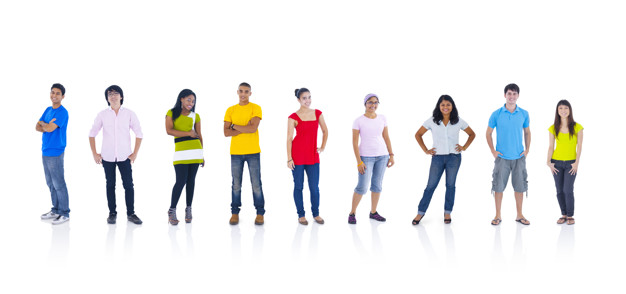
#> input picture Images/people3.jpg, 626 x 294 px
$ python body_detection.py
#> lines starting #> are read from the running program, lines starting #| are printed output that depends on the picture; after the words box and inside, x2 and y2 are one past the last pixel; in counts of white or black regions, pixels touching at a corner belong together
import cv2

image = cv2.imread("Images/people3.jpg")
#> image is the input picture: shape (294, 626, 3); mean B, G, R 234.7, 234.1, 235.2
#image = cv2.resize(image,(800,600))

#convert to grayscale
image_gray = cv2.cvtColor(image,cv2.COLOR_BGR2GRAY)
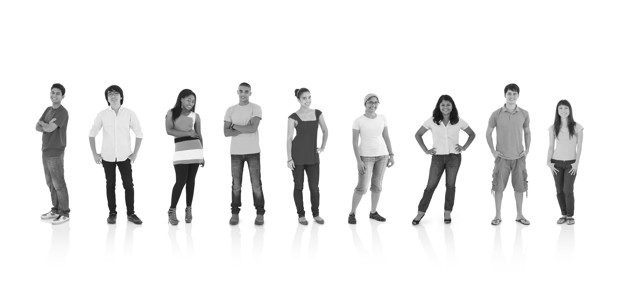
#> image_gray: shape (294, 626); min 15, max 255, mean 234.5

body_detector = cv2.CascadeClassifier("Cascades/fullbody.xml")

body_detections = body_detector.detectMultiScale(image_gray, scaleFactor=1.01,minSize=(50,50))
#> body_detections = [[267, 85, 74, 147], [532, 109, 64, 128], [74, 75, 86, 173], [16, 66, 78, 157], [139, 78, 81, 162], [326, 71, 83, 167], [462, 63, 88, 175], [197, 53, 93, 186], [396, 60, 89, 177]]
#body_detections = body_detector.detectMultiScale(image_gray, scaleFactor=1.3,minSize=(40,40))

#draw rectangles around detections
for(x,y,w,h) in body_detections:
	cv2.rectangle(image, (x,y), (x+w,y+h), (0,255,0), 2)
#> this loop made 9 passes
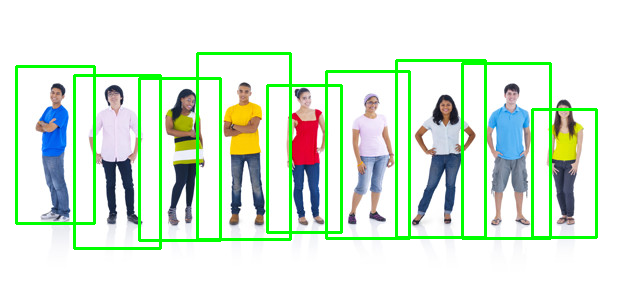
#> image: shape (294, 626, 3); 7.02% of pixels changed, all inside (x1, y1, x2, y2) = (15, 52, 598, 250)

cv2.imshow("",image)
cv2.waitKey(0)

$ run again, with Images/people1.jpg copied over Images/people3.jpg
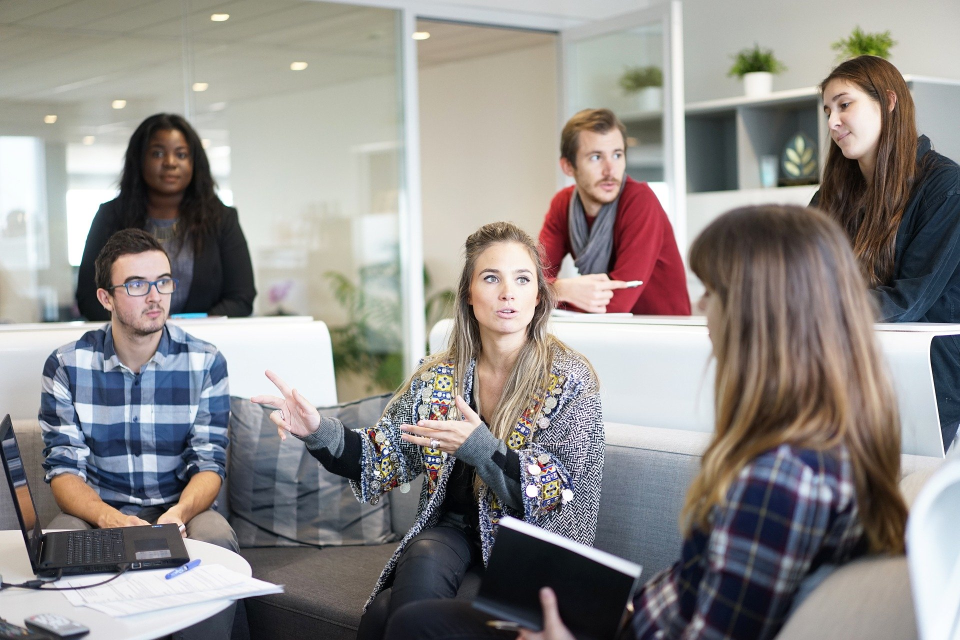
#> input picture Images/people1.jpg, 1920 x 1280 px (shown at 1/2 size)
#> image is the input picture: shape (1280, 1920, 3); mean B, G, R 136.9, 139, 142.8
#> `image_gray = cv2.cvtColor(image,cv2.COLOR_BGR2GRAY)`:
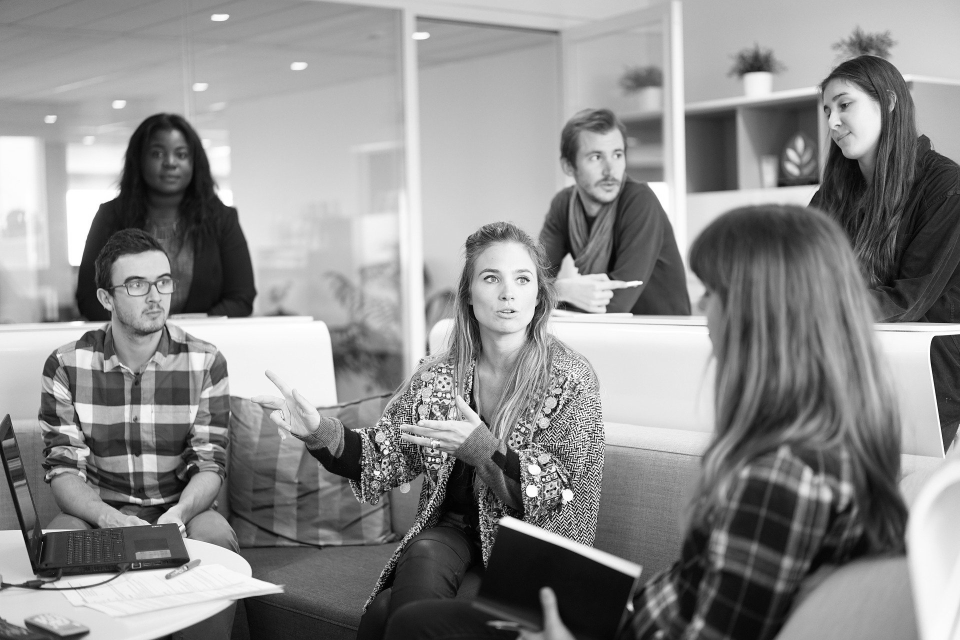
#> image_gray: shape (1280, 1920) (shown at 1/2 size); min 0, max 255, mean 139.9
#> body_detections = [[1865, 804, 54, 108], [633, 619, 107, 214], [654, 974, 92, 183], [643, 836, 105, 210], [831, 844, 175, 350]]
#> the loop `for(x,y,w,h) in body_detections:` made 5 passes
#> after the loop `for(x,y,w,h) in body_detections:`:
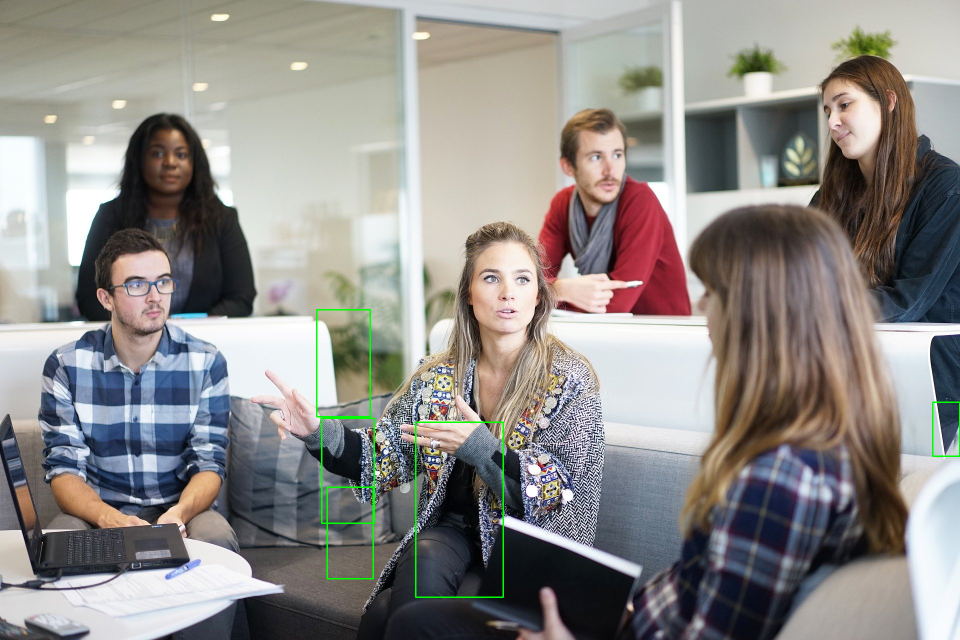
#> image: shape (1280, 1920, 3) (shown at 1/2 size); 0.38% of pixels changed, all inside (x1, y1, x2, y2) = (632, 618, 1920, 1196)
